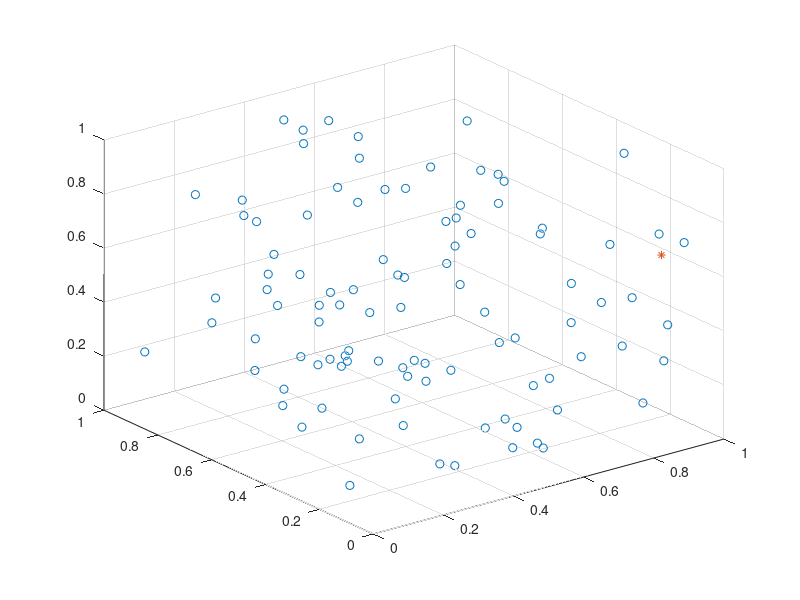

The MATLAB source for this figure: (Note: this script raises an error after producing the figure.)
close all
load('trainingSet.mat')
%load('firstweights.mat')
%plot all positive examples
scatter3(trainingSet(2:end, 2),trainingSet(2:end, 3), trainingSet(2:end, 4))
hold on
%plot negative example with different marker
scatter3(trainingSet(1, 2), trainingSet(2, 3), trainingSet(3, 4), '*')
[x, y] = meshgrid(0:0.1:1);
z = -1/(weights(4))*(weights(2)*x + weights(3)*y + weights(1));
surf(x, y, z, 'FaceAlpha', 0.3)